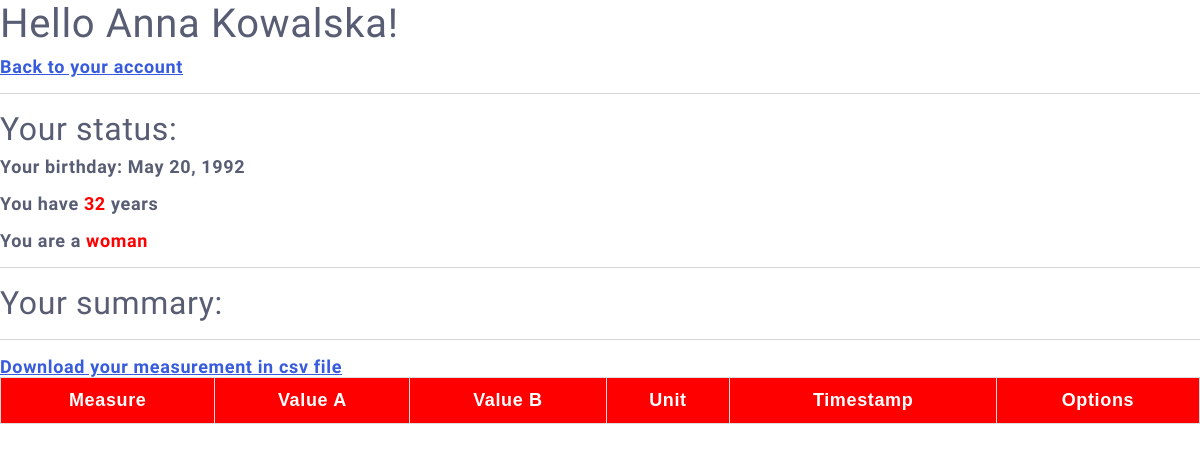
/patients/details/1/exams, run on the app's committed database.
### patients/models.py (models this page shows, shortened)
class Patient(models.Model):
    SEX = {
        "M": "Male",
        "F": "Female",
    }
    firstname = models.CharField(max_length=255)
    lastname = models.CharField(max_length=255)
    birthdate = models.DateField(null=True)
    sex = models.CharField(max_length=8, choices=SEX, null=True)
    login = models.CharField(max_length=255, null=True)
    password = models.CharField(max_length=255, null=True)
    image = models.ImageField(null=True, upload_to='images/')

### patients/views.py (the view, shortened to what this page needs)
# urls.py: path('patients/details/<int:id>/exams', views.exams, name='exams'),
def exams(request, id):
    if request.method == 'GET':
        pass
    else:
        entry_id = request.POST['entry_id']
        if(entry_id):
            deleted = models.Measurement.objects.get(id=entry_id)
            deleted.delete()
            return redirect('/patients/details/' + str(id) +'/exams')
    patient = models.Patient.objects.get(id=id)
    first_name = patient.firstname
    last_name = patient.lastname
    birthday = patient.birthdate
    birthyear = int(patient.birthdate.strftime("%Y"))
    today_year = datetime.datetime.today().year
    age = today_year - birthyear
    sex = patient.sex
    sex_word = 'man' if sex == 'M' else 'woman'
    measurements = models.Measurement.objects.filter(patient_id=id).order_by('-timestamp').values()
    weight = models.Measurement.objects.filter(patient_id=id, measure_id=1).order_by('-timestamp').values()
    height = models.Measurement.objects.filter(patient_id=id, measure_id=2).order_by('-timestamp').values()
    pulse_values = models.Measurement.objects.filter(patient_id=id, measure_id=4).order_by('-timestamp').values()
    pressure_values = models.Measurement.objects.filter(patient_id=id, measure_id=3).order_by('-timestamp').values()
    bmi = 0
    entry = ''
    com = ''
    if (age <= 1):
        pulse_up = 205
        pulse_down = 105
        sys_pressure_up = 100 # systolic
        sys_pressure_down = 90
        diast_pressure_up = 60 # diastolic
        diast_pressure_down = 55
    elif (age < 60):
        pulse_up = 80
        pulse_down = 60
        sys_pressure_up = 129
        sys_pressure_down = 120
        diast_pressure_up = 84
        diast_pressure_down = 80
    pulse_array = []
    pulse_parameters = []
    pulse_com = ''
    for p in pulse_values:
        if(datetime.datetime.strptime(p['timestamp'].strftime('%Y-%m-%d'), '%Y-%m-%d') > datetime.datetime.strptime((datetime.datetime.today() - datetime.timedelta(days=7)).strftime('%Y-%m-%d'), '%Y-%m-%d')):
            pulse_array.append(p['value_a'])
    systonic_array, diastonic_array = [], []
    syst_parameters, diast_parameters = [], []
    syst_com, diast_com = '', ''
    for m in measurements:
        measure = models.Measure.objects.get(id=m['measure_id_id'])
        m['unit'] = measure.unit_id
        m['measure'] = measure.measure_name
    template = loader.get_template('exams.html')
    context = {
        'm' : measurements,
        'id' : id,
        'fname' : first_name,
        'lname' : last_name,
        'birthday' : birthday,
        'age' : age,
        'sex' : sex_word,
        'bmi' : bmi,
        'com' : com,
        'entry' : entry,
        'pulse' : pulse_parameters,
        'sys' : syst_parameters,
        'diast' : diast_parameters,
        'pcom' : pulse_com,
        'scom' : syst_com,
        'dcom' : diast_com,
    }
    return HttpResponse(template.render(context, request))

### patients/templates/exams.html (shortened to what this page needs)
{% extends 'master.html' %}
{% block content %}
<h1>Hello {{fname}} {{lname}}!</h1>
<p><a href="/patients/details/{{id}}">Back to your account</a></p>
<hr>
<h2>Your status: </h2>
<p>Your birthday: {{birthday}}</p>
<p>You have <b>{{age}}</b> years</p>
<p>You are a <b>{{sex}}</b></p>
<hr>
<h2>Your summary: </h2>
<hr>
<table style="width:100%">
  <tr>
    <th>Measure</th>
    <th>Value A</th>
    <th>Value B</th>
    <th>Unit</th>
    <th>Timestamp</th>
    <th>Options</th>
  </tr>
<a href="{% url 'down_exams' id %}" >Download your measurement in csv file</a>
{% endblock %}

### data on the page
Patient: firstname "Anna", lastname "Kowalska", birthdate "May 20, 1992"

### other printed values
{{ sex }} "woman"
